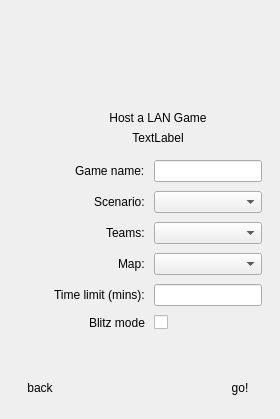
        <widget class="QWidget" name="host_page">
         <layout class="QVBoxLayout" name="verticalLayout_10" stretch="3,7,2">
          <property name="spacing">
           <number>0</number>
          </property>
          <property name="leftMargin">
           <number>0</number>
          </property>
          <property name="topMargin">
           <number>0</number>
          </property>
          <property name="rightMargin">
           <number>0</number>
          </property>
          <property name="bottomMargin">
           <number>0</number>
          </property>
          <item>
           <spacer name="verticalSpacer_8">
            <property name="orientation">
             <enum>Qt::Vertical</enum>
            </property>
            <property name="sizeType">
             <enum>QSizePolicy::Preferred</enum>
            </property>
            <property name="sizeHint" stdset="0">
             <size>
              <width>20</width>
              <height>133</height>
             </size>
            </property>
           </spacer>
          </item>
          <item>
           <widget class="QWidget" name="host_block" native="true">
            <property name="sizePolicy">
             <sizepolicy hsizetype="Preferred" vsizetype="Expanding">
              <horstretch>0</horstretch>
              <verstretch>0</verstretch>
             </sizepolicy>
            </property>
            <layout class="QHBoxLayout" name="horizontalLayout_11">
             <item>
              <widget class="QLabel" name="host_image">
               <property name="minimumSize">
                <size>
                 <width>30</width>
                 <height>0</height>
                </size>
               </property>
               <property name="alignment">
                <set>Qt::AlignBottom|Qt::AlignLeading|Qt::AlignLeft</set>
               </property>
              </widget>
             </item>
             <item>
              <widget class="QWidget" name="widget_8" native="true">
               <layout class="QVBoxLayout" name="verticalLayout_9">
                <item>
                 <widget class="QLabel" name="host_label">
                  <property name="sizePolicy">
                   <sizepolicy hsizetype="Preferred" vsizetype="Maximum">
                    <horstretch>0</horstretch>
                    <verstretch>0</verstretch>
                   </sizepolicy>
                  </property>
                  <property name="text">
                   <string>Host a LAN Game</string>
                  </property>
                  <property name="alignment">
                   <set>Qt::AlignCenter</set>
                  </property>
                  <property name="margin">
                   <number>20</number>
                  </property>
                 </widget>
                </item>
                <item>
                 <widget class="QLabel" name="host_warning_label">
                  <property name="text">
                   <string>TextLabel</string>
                  </property>
                  <property name="alignment">
                   <set>Qt::AlignCenter</set>
                  </property>
                 </widget>
                </item>
                <item>
                 <widget class="QWidget" name="login_form_2" native="true">
                  <layout class="QFormLayout" name="formLayout_2">
                   <property name="fieldGrowthPolicy">
                    <enum>QFormLayout::AllNonFixedFieldsGrow</enum>
                   </property>
                   <property name="rowWrapPolicy">
                    <enum>QFormLayout::WrapLongRows</enum>
                   </property>
                   <property name="labelAlignment">
                    <set>Qt::AlignRight|Qt::AlignTrailing|Qt::AlignVCenter</set>
                   </property>
                   <property name="formAlignment">
                    <set>Qt::AlignHCenter|Qt::AlignTop</set>
                   </property>
                   <property name="horizontalSpacing">
                    <number>9</number>
                   </property>
                   <property name="verticalSpacing">
                    <number>9</number>
                   </property>
                   <property name="leftMargin">
                    <number>0</number>
                   </property>
                   <property name="rightMargin">
                    <number>0</number>
                   </property>
                   <item row="0" column="0">
                    <widget class="QLabel" name="login_username_label_2">
                     <property name="text">
                      <string>Game name:</string>
                     </property>
                    </widget>
                   </item>
                   <item row="1" column="0">
                    <widget class="QLabel" name="login_password_label_2">
                     <property name="text">
                      <string>Scenario:</string>
                     </property>
                    </widget>
                   </item>
                   <item row="2" column="0">
                    <widget class="QLabel" name="login_password2_label_2">
                     <property name="text">
                      <string>Teams:</string>
                     </property>
                    </widget>
                   </item>
                   <item row="0" column="1">
                    <widget class="QLineEdit" name="host_game_name_edit"/>
                   </item>
                   <item row="1" column="1">
                    <widget class="QComboBox" name="host_scenario_combo"/>
                   </item>
                   <item row="2" column="1">
                    <widget class="QComboBox" name="host_teams_combo"/>
                   </item>
                   <item row="3" column="0">
                    <widget class="QLabel" name="map_label">
                     <property name="text">
                      <string>Map:</string>
                     </property>
                    </widget>
                   </item>
                   <item row="3" column="1">
                    <widget class="QComboBox" name="host_map_combo"/>
                   </item>
                   <item row="4" column="0">
                    <widget class="QLabel" name="time_limit_label">
                     <property name="text">
                      <string>Time limit (mins):</string>
                     </property>
                    </widget>
                   </item>
                   <item row="4" column="1">
                    <widget class="QLineEdit" name="host_duration_edit"/>
                   </item>
                   <item row="5" column="1">
                    <widget class="QCheckBox" name="host_blitz_mode_checkbox">
                     <property name="text">
                      <string/>
                     </property>
                    </widget>
                   </item>
                   <item row="5" column="0">
                    <widget class="QLabel" name="blitz_mode_label">
                     <property name="text">
                      <string>Blitz mode</string>
                     </property>
                    </widget>
                   </item>
                  </layout>
                 </widget>
                </item>
               </layout>
              </widget>
             </item>
            </layout>
           </widget>
          </item>
          <item>
           <widget class="QWidget" name="widget_9" native="true">
            <layout class="QHBoxLayout" name="horizontalLayout_14">
             <property name="spacing">
              <number>0</number>
             </property>
             <property name="leftMargin">
              <number>0</number>
             </property>
             <property name="topMargin">
              <number>0</number>
             </property>
             <property name="rightMargin">
              <number>0</number>
             </property>
             <property name="bottomMargin">
              <number>0</number>
             </property>
             <item>
              <widget class="QPushButton" name="host_back_button">
               <property name="text">
                <string>back</string>
               </property>
               <property name="flat">
                <bool>true</bool>
               </property>
              </widget>
             </item>
             <item>
              <spacer name="horizontalSpacer_8">
               <property name="orientation">
                <enum>Qt::Horizontal</enum>
               </property>
               <property name="sizeHint" stdset="0">
                <size>
                 <width>40</width>
                 <height>20</height>
                </size>
               </property>
              </spacer>
             </item>
             <item>
              <widget class="QPushButton" name="host_ok_button">
               <property name="text">
                <string>go!</string>
               </property>
               <property name="default">
                <bool>true</bool>
               </property>
               <property name="flat">
                <bool>true</bool>
               </property>
              </widget>
             </item>
            </layout>
           </widget>
          </item>
         </layout>
        </widget>
